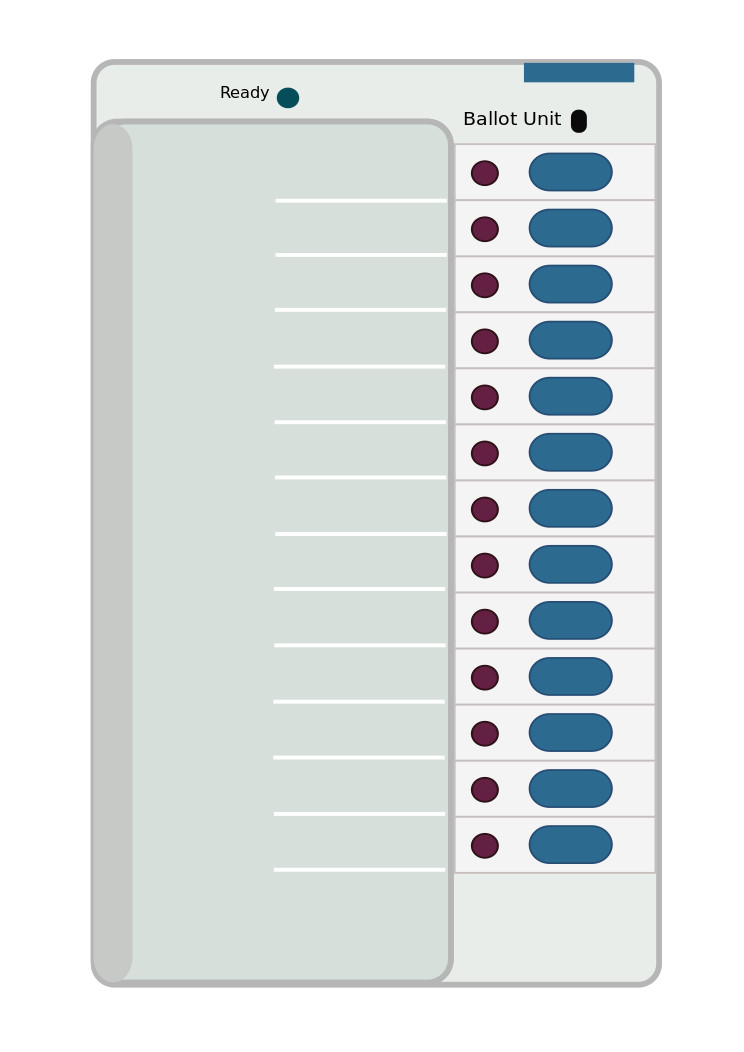
#> input picture EVM.jpg, 744 x 1052 px, given in place of the camera
$ python box.py   (older library calls are emulated)
#> lines starting #> are read from the running program, lines starting #| are printed output that depends on the picture; after the words box and inside, x2 and y2 are one past the last pixel; in counts of white or black regions, pixels touching at a corner belong together
import cv2
import time
import numpy as np

"""
sudo apt-get install python-opencv
sudo apt-get install python-matplotlib
"""

##################
DELAY = 0.02
USE_CAM = 1
IS_FOUND = 0

MORPH = 7
CANNY = 250
##################
# 420x600 oranı 105mmx150mm gerçek boyuttaki kağıt için
_width  = 600.0
_height = 420.0
_margin = 0.0
##################

if USE_CAM: video_capture = cv2.VideoCapture(0)

corners = np.array(
	[
		[[  		_margin, _margin 			]],
		[[ 			_margin, _height + _margin  ]],
		[[ _width + _margin, _height + _margin  ]],
		[[ _width + _margin, _margin 			]],
	]
)

pts_dst = np.array( corners, np.float32 )

while True :

	if USE_CAM :
		ret, rgb = video_capture.read()
#> rgb is the input picture: shape (1052, 744, 3); mean B, G, R 226.5, 226.4, 220.6
	else :
		ret = 1
		rgb = cv2.imread( "opencv.jpg", 1 )

	if ( ret ):

		gray = cv2.cvtColor( rgb, cv2.COLOR_BGR2GRAY )
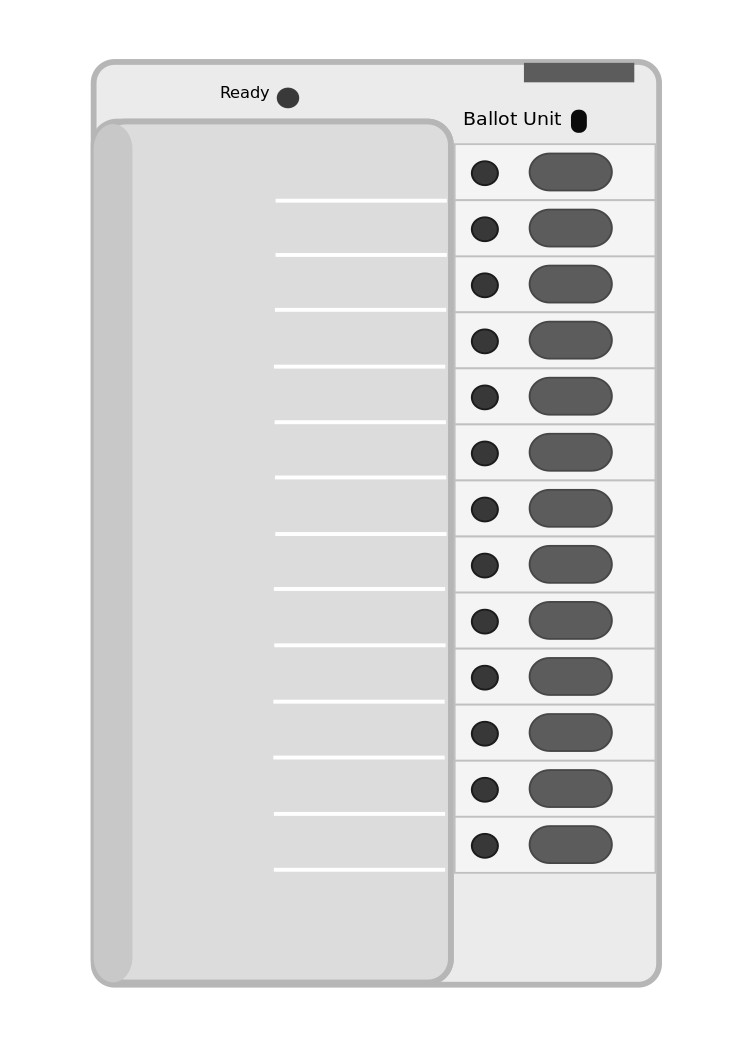
#> gray: shape (1052, 744); min 0, max 255, mean 224.8

		gray = cv2.bilateralFilter( gray, 1, 10, 120 )

		edges  = cv2.Canny( gray, 10, CANNY )
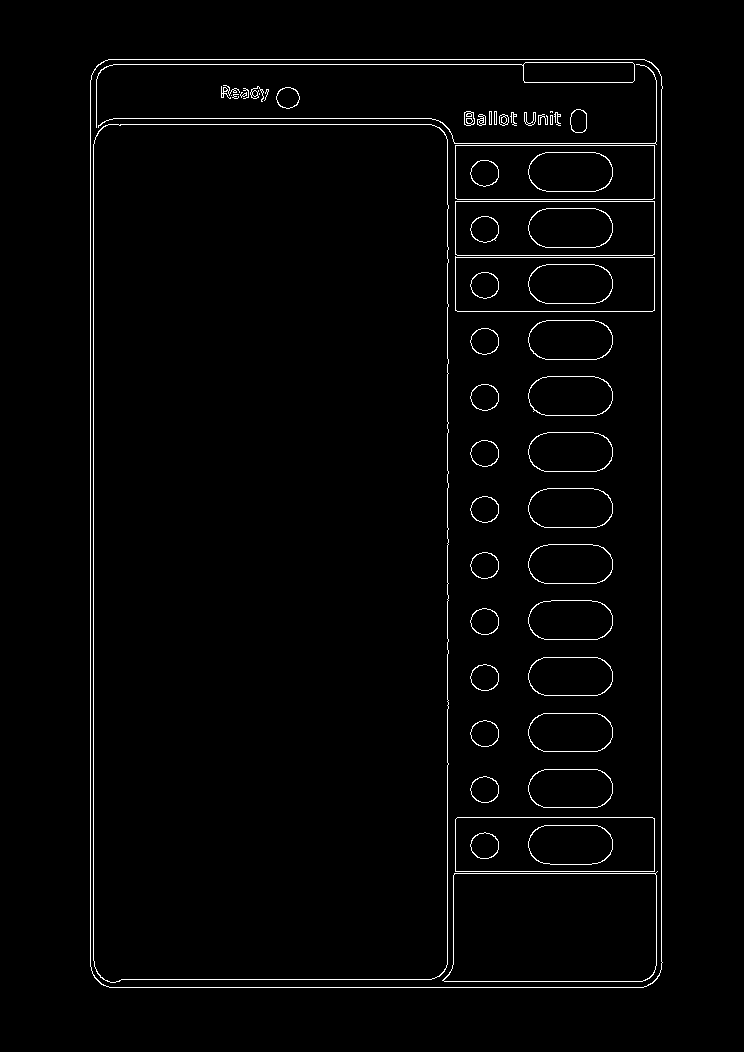
#> edges: shape (1052, 744); 1.9% white in thin lines or dots, all inside (x1, y1, x2, y2) = (90, 59, 663, 988)

		kernel = cv2.getStructuringElement( cv2.MORPH_RECT, ( MORPH, MORPH ) )

		closed = cv2.morphologyEx( edges, cv2.MORPH_CLOSE, kernel )
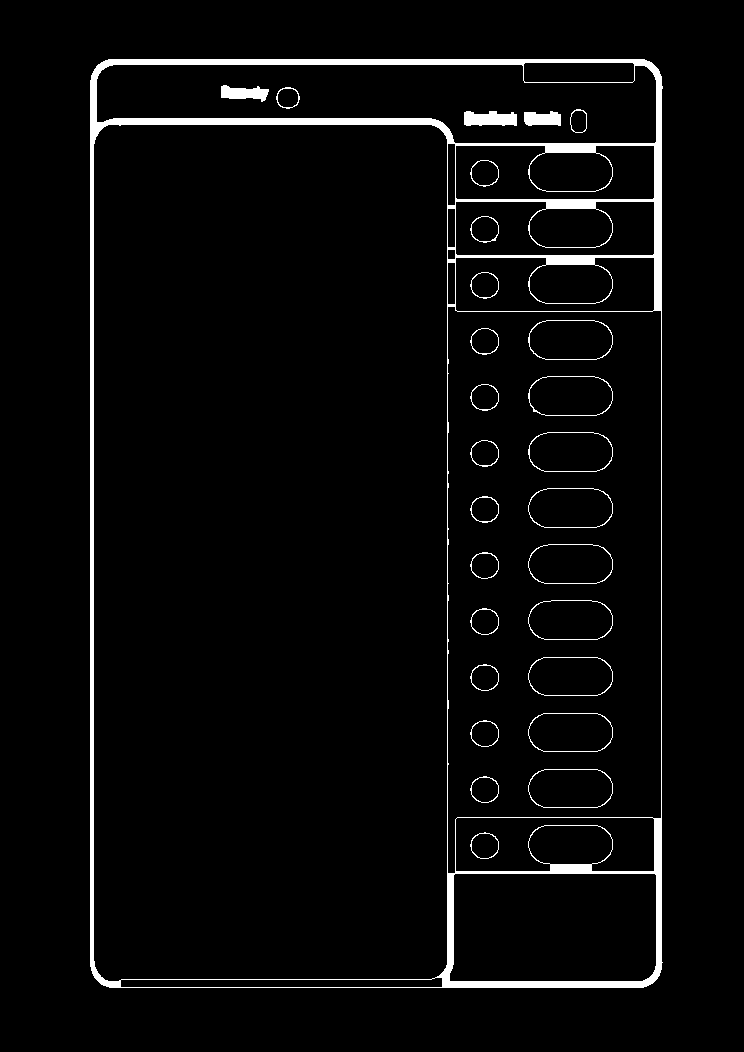
#> closed: shape (1052, 744); 3.5% white; 28 white regions

		_, contours, h = cv2.findContours( closed, cv2.RETR_EXTERNAL, cv2.CHAIN_APPROX_SIMPLE )
#> contours = 1 contour; box (x1, y1, x2, y2) and area: (90, 59, 663, 988) 529450; h = [[-1, -1, -1, -1]]

		for cont in contours:

			# Küçük alanları pass geç
			if cv2.contourArea( cont ) > 5000 :

				arc_len = cv2.arcLength( cont, True )

				approx = cv2.approxPolyDP( cont, 0.1 * arc_len, True )

				if ( len( approx ) == 4 ):
					IS_FOUND = 1

					pts_src = np.array( approx, np.float32 )

					h, status = cv2.findHomography( pts_src, pts_dst )
					out = cv2.warpPerspective( rgb, h, ( int( _width + _margin * 2 ), int( _height + _margin * 2 ) ) )

					cv2.drawContours( rgb, [approx], -1, ( 255, 255, 255 ), 2 )

				else : pass
#> this loop made 1 pass
#> (arc_len, IS_FOUND, pts_src, status) on pass 1: (2968.6, 1, [[101, 62], [94, 977], [652, 983], [658, 69]], [1, 1, 1, 1])
#> pass 1, `out = cv2.warpPerspective( rgb, h, ( int( _width + _margin * 2 ), int(..`:
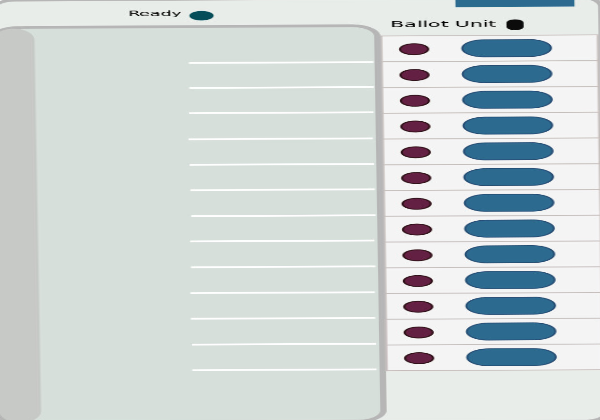
#> out: shape (420, 600, 3); mean B, G, R 214, 213.8, 204.9
#> after the loop:
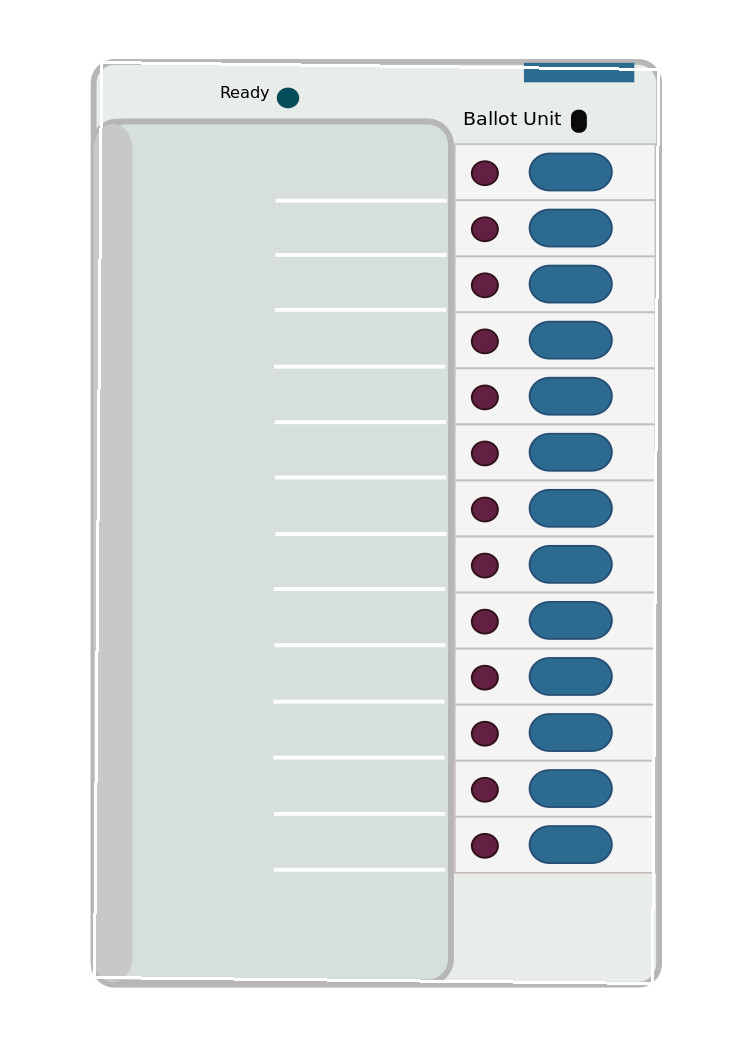
#> rgb: shape (1052, 744, 3); 1.13% of pixels changed, all inside (x1, y1, x2, y2) = (93, 61, 660, 985)


		if IS_FOUND :
			#cv2.namedWindow( 'out', cv2.CV_WINDOW_AUTOSIZE )
			cv2.imshow( 'out', rgb )

		if cv2.waitKey(27) & 0xFF == ord('q') :
#> (key q is pressed here)
			break

		time.sleep( DELAY )

	else :
		print ("Stopped")
		break

if USE_CAM : video_capture.release()
cv2.destroyAllWindows()
